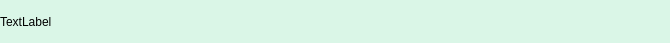
<?xml version="1.0" encoding="UTF-8"?>
<ui version="4.0">
 <class>FriendLabel</class>
 <widget class="QWidget" name="FriendLabel">
  <property name="geometry">
   <rect>
    <x>0</x>
    <y>0</y>
    <width>670</width>
    <height>43</height>
   </rect>
  </property>
  <property name="minimumSize">
   <size>
    <width>0</width>
    <height>43</height>
   </size>
  </property>
  <property name="maximumSize">
   <size>
    <width>16777215</width>
    <height>43</height>
   </size>
  </property>
  <property name="windowTitle">
   <string>Form</string>
  </property>
  <property name="styleSheet">
   <string notr="true">#FriendLabel{
	background:#daf6e7;
	color:#48bf56;
border-radius:10px;
}</string>
  </property>
  <layout class="QHBoxLayout" name="horizontalLayout">
   <property name="leftMargin">
    <number>0</number>
   </property>
   <property name="topMargin">
    <number>0</number>
   </property>
   <property name="rightMargin">
    <number>0</number>
   </property>
   <property name="bottomMargin">
    <number>0</number>
   </property>
   <item>
    <widget class="QLabel" name="tip_lb">
     <property name="text">
      <string>TextLabel</string>
     </property>
    </widget>
   </item>
   <item>
    <widget class="QWidget" name="close_wid" native="true">
     <property name="minimumSize">
      <size>
       <width>25</width>
       <height>25</height>
      </size>
     </property>
     <property name="maximumSize">
      <size>
       <width>25</width>
       <height>25</height>
      </size>
     </property>
     <layout class="QHBoxLayout" name="horizontalLayout_2">
      <property name="spacing">
       <number>0</number>
      </property>
      <property name="leftMargin">
       <number>0</number>
      </property>
      <property name="topMargin">
       <number>0</number>
      </property>
      <property name="rightMargin">
       <number>0</number>
      </property>
      <property name="bottomMargin">
       <number>0</number>
      </property>
      <item>
       <widget class="ClickedLabel" name="close_lb">
        <property name="minimumSize">
         <size>
          <width>15</width>
          <height>15</height>
         </size>
        </property>
        <property name="maximumSize">
         <size>
          <width>15</width>
          <height>15</height>
         </size>
        </property>
        <property name="styleSheet">
         <string notr="true">border-image:url(:/res/tipclose.png);</string>
        </property>
        <property name="text">
         <string/>
        </property>
       </widget>
      </item>
     </layout>
    </widget>
   </item>
  </layout>
 </widget>
 <customwidgets>
  <customwidget>
   <class>ClickedLabel</class>
   <extends>QLabel</extends>
   <header location="global">clickedlabel.h</header>
  </customwidget>
 </customwidgets>
 <resources/>
 <connections/>
</ui>
